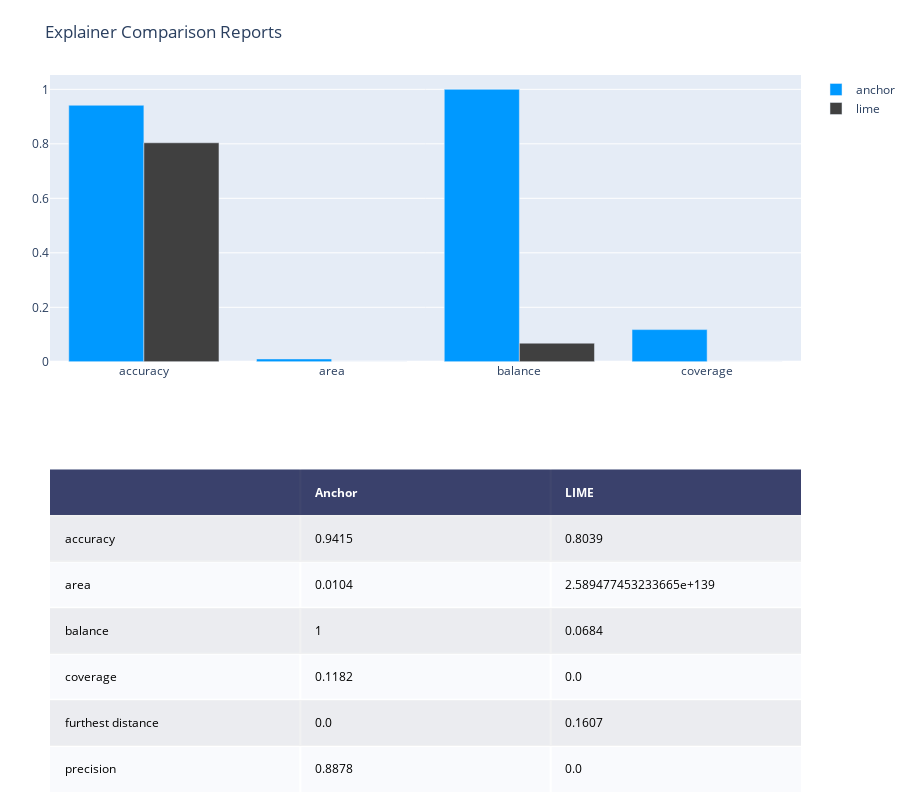

Notebook cell for this chart:
### Code cell
import plotly.graph_objects as go
import plotly.figure_factory as ff

# Add table data
table_data = [['', 'Anchor', 'LIME'],
              ['accuracy', round(anchor_reports['accuracy'],4), round(lime_reports['accuracy'], 4)],
              ['area', round(anchor_reports['area'], 4), round(lime_reports['area'], 4)],
              ['balance', round(anchor_reports['balance_explanation'], 4), round(lime_reports['balance'], 4)],
              ['coverage', round(anchor_reports['coverage'], 4), round(lime_reports['coverage'], 4)],
              ['furthest distance', 0.0, round(lime_reports['furthest_distance'], 4)],
              ['precision', round(anchor_reports['precision'], 4), 0.0]]

# Initialize a figure with ff.create_table(table_data)
fig = ff.create_table(table_data, height_constant=60)

# Add graph data
metrics = ['accuracy', 'area', 'balance', 'coverage']
anchor = [anchor_reports[m] for m in metrics if m in anchor_reports.keys()]
lime = [lime_reports[m] for m in metrics]
anchor.insert(2, anchor_reports['balance_explanation'])
lime[1] = 0

# Make traces for graph
trace1 = go.Bar(x=metrics, y=anchor, xaxis='x2', yaxis='y2',
                marker=dict(color='#0099ff'),
                name='anchor')
trace2 = go.Bar(x=metrics, y=lime, xaxis='x2', yaxis='y2',
                marker=dict(color='#404040'),
                name='lime')

# Add trace data to figure
fig.add_traces([trace1, trace2])

# initialize xaxis2 and yaxis2
fig['layout']['xaxis2'] = {}
fig['layout']['yaxis2'] = {}

# Edit layout for subplots
fig.layout.yaxis.update({'domain': [0, .45]})
fig.layout.yaxis2.update({'domain': [.6, 1]})

# The graph's yaxis2 MUST BE anchored to the graph's xaxis2 and vice versa
fig.layout.yaxis2.update({'anchor': 'x2'})
fig.layout.xaxis2.update({'anchor': 'y2'})
# fig.layout.yaxis2.update({'title': ''})

# Update the margins to add a title and see graph x-labels.
fig.layout.margin.update({'t':75, 'l':50})
fig.layout.update({'title': 'Explainer Comparison Reports'})

# Update the height because adding a graph vertically will interact with
# the plot height calculated for the table
fig.layout.update({'height':800})

# Plot!
fig.show()

### Figure 1 — Plotly figure (JSON) as saved in the notebook; plotly's stock layout.template omitted (floating-point values rounded to 4 significant figures)
{"data": [{"colorscale": [[0, "#00083e"], [0.5, "#ededee"], [1, "#ffffff"]], "hoverinfo": "none", "opacity": 0.75, "showscale": false, "type": "heatmap", "z": [[0, 0, 0], [0.5, 0.5, 0.5], [1, 1, 1], [0.5, 0.5, 0.5], [1, 1, 1], [0.5, 0.5, 0.5], [1, 1, 1]]}, {"marker": {"color": "#0099ff"}, "name": "anchor", "type": "bar", "x": ["accuracy", "area", "balance", "coverage"], "xaxis": "x2", "y": [0.9415, 0.01042, 1, 0.1182], "yaxis": "y2"}, {"marker": {"color": "#404040"}, "name": "lime", "type": "bar", "x": ["accuracy", "area", "balance", "coverage"], "xaxis": "x2", "y": [0.8039, 0, 0.06835, 2.85e-07], "yaxis": "y2"}], "layout": {"annotations": [{"align": "left", "font": {"color": "#ffffff"}, "showarrow": false, "text": "<b></b>", "x": -0.45, "xanchor": "left", "xref": "x", "y": 0, "yref": "y"}, {"align": "left", "font": {"color": "#ffffff"}, "showarrow": false, "text": "<b>Anchor</b>", "x": 0.55, "xanchor": "left", "xref": "x", "y": 0, "yref": "y"}, {"align": "left", "font": {"color": "#ffffff"}, "showarrow": false, "text": "<b>LIME</b>", "x": 1.55, "xanchor": "left", "xref": "x", "y": 0, "yref": "y"}, {"align": "left", "font": {"color": "#000000"}, "showarrow": false, "text": "accuracy", "x": -0.45, "xanchor": "left", "xref": "x", "y": 1, "yref": "y"}, {"align": "left", "font": {"color": "#000000"}, "showarrow": false, "text": "0.9415", "x": 0.55, "xanchor": "left", "xref": "x", "y": 1, "yref": "y"}, {"align": "left", "font": {"color": "#000000"}, "showarrow": false, "text": "0.8039", "x": 1.55, "xanchor": "left", "xref": "x", "y": 1, "yref": "y"}, {"align": "left", "font": {"color": "#000000"}, "showarrow": false, "text": "area", "x": -0.45, "xanchor": "left", "xref": "x", "y": 2, "yref": "y"}, {"align": "left", "font": {"color": "#000000"}, "showarrow": false, "text": "0.0104", "x": 0.55, "xanchor": "left", "xref": "x", "y": 2, "yref": "y"}, {"align": "left", "font": {"color": "#000000"}, "showarrow": false, "text": "2.589477453233665e+139", "x": 1.55, "xanchor": "left", "xref": "x", "y": 2, "yref": "y"}, {"align": "left", "font": {"color": "#000000"}, "showarrow": false, "text": "balance", "x": -0.45, "xanchor": "left", "xref": "x", "y": 3, "yref": "y"}, {"align": "left", "font": {"color": "#000000"}, "showarrow": false, "text": "1", "x": 0.55, "xanchor": "left", "xref": "x", "y": 3, "yref": "y"}, {"align": "left", "font": {"color": "#000000"}, "showarrow": false, "text": "0.0684", "x": 1.55, "xanchor": "left", "xref": "x", "y": 3, "yref": "y"}, {"align": "left", "font": {"color": "#000000"}, "showarrow": false, "text": "coverage", "x": -0.45, "xanchor": "left", "xref": "x", "y": 4, "yref": "y"}, {"align": "left", "font": {"color": "#000000"}, "showarrow": false, "text": "0.1182", "x": 0.55, "xanchor": "left", "xref": "x", "y": 4, "yref": "y"}, {"align": "left", "font": {"color": "#000000"}, "showarrow": false, "text": "0.0", "x": 1.55, "xanchor": "left", "xref": "x", "y": 4, "yref": "y"}, {"align": "left", "font": {"color": "#000000"}, "showarrow": false, "text": "furthest distance", "x": -0.45, "xanchor": "left", "xref": "x", "y": 5, "yref": "y"}, {"align": "left", "font": {"color": "#000000"}, "showarrow": false, "text": "0.0", "x": 0.55, "xanchor": "left", "xref": "x", "y": 5, "yref": "y"}, {"align": "left", "font": {"color": "#000000"}, "showarrow": false, "text": "0.1607", "x": 1.55, "xanchor": "left", "xref": "x", "y": 5, "yref": "y"}, {"align": "left", "font": {"color": "#000000"}, "showarrow": false, "text": "precision", "x": -0.45, "xanchor": "left", "xref": "x", "y": 6, "yref": "y"}, {"align": "left", "font": {"color": "#000000"}, "showarrow": false, "text": "0.8878", "x": 0.55, "xanchor": "left", "xref": "x", "y": 6, "yref": "y"}, {"align": "left", "font": {"color": "#000000"}, "showarrow": false, "text": "0.0", "x": 1.55, "xanchor": "left", "xref": "x", "y": 6, "yref": "y"}], "height": 800, "margin": {"b": 0, "l": 50, "r": 0, "t": 75}, "title": {"text": "Explainer Comparison Reports"}, "xaxis": {"dtick": 1, "gridwidth": 2, "showticklabels": false, "tick0": -0.5, "ticks": "", "zeroline": false}, "xaxis2": {"anchor": "y2"}, "yaxis": {"autorange": "reversed", "domain": [0, 0.45], "dtick": 1, "gridwidth": 2, "showticklabels": false, "tick0": 0.5, "ticks": "", "zeroline": false}, "yaxis2": {"anchor": "x2", "domain": [0.6, 1]}}}
